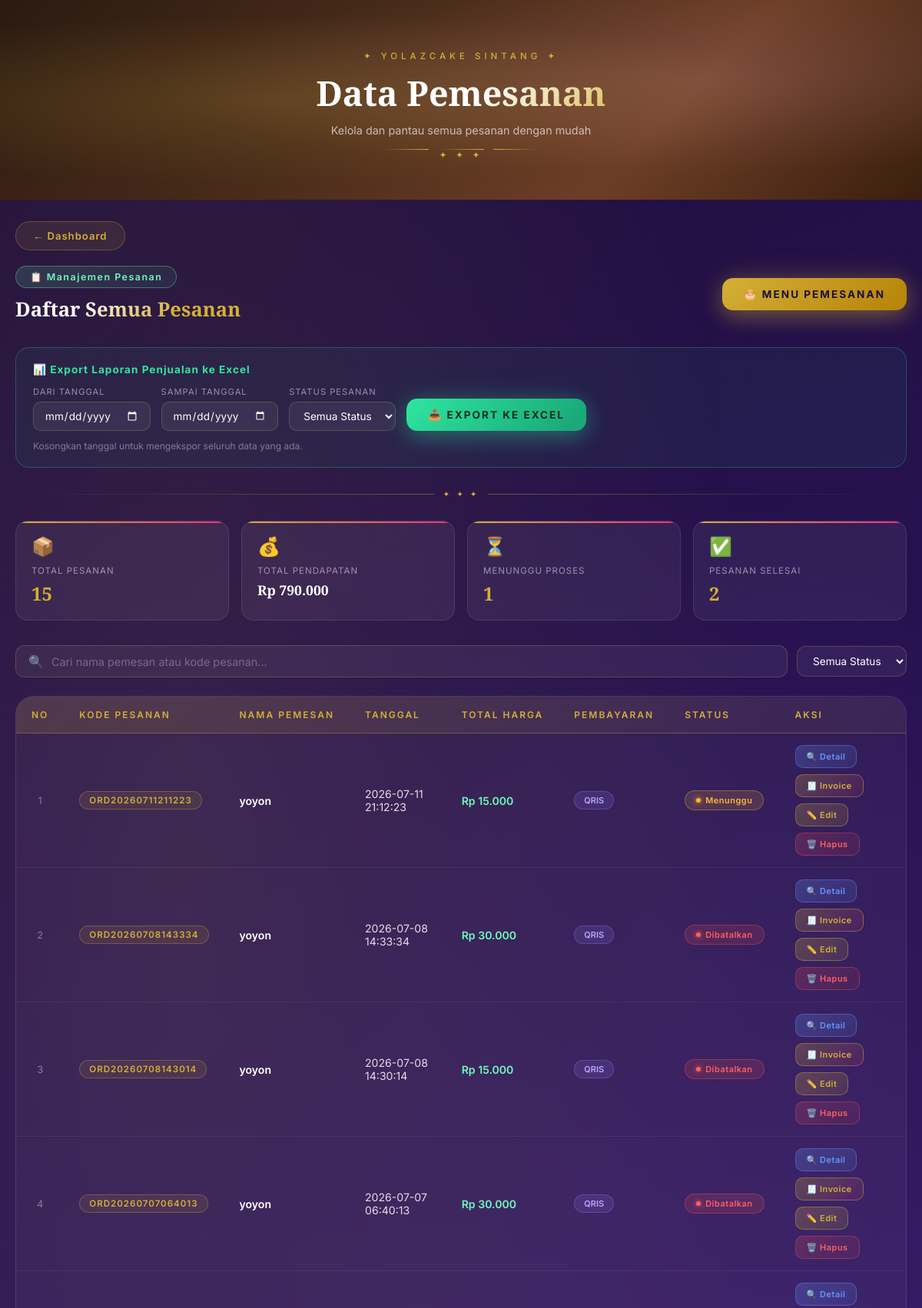
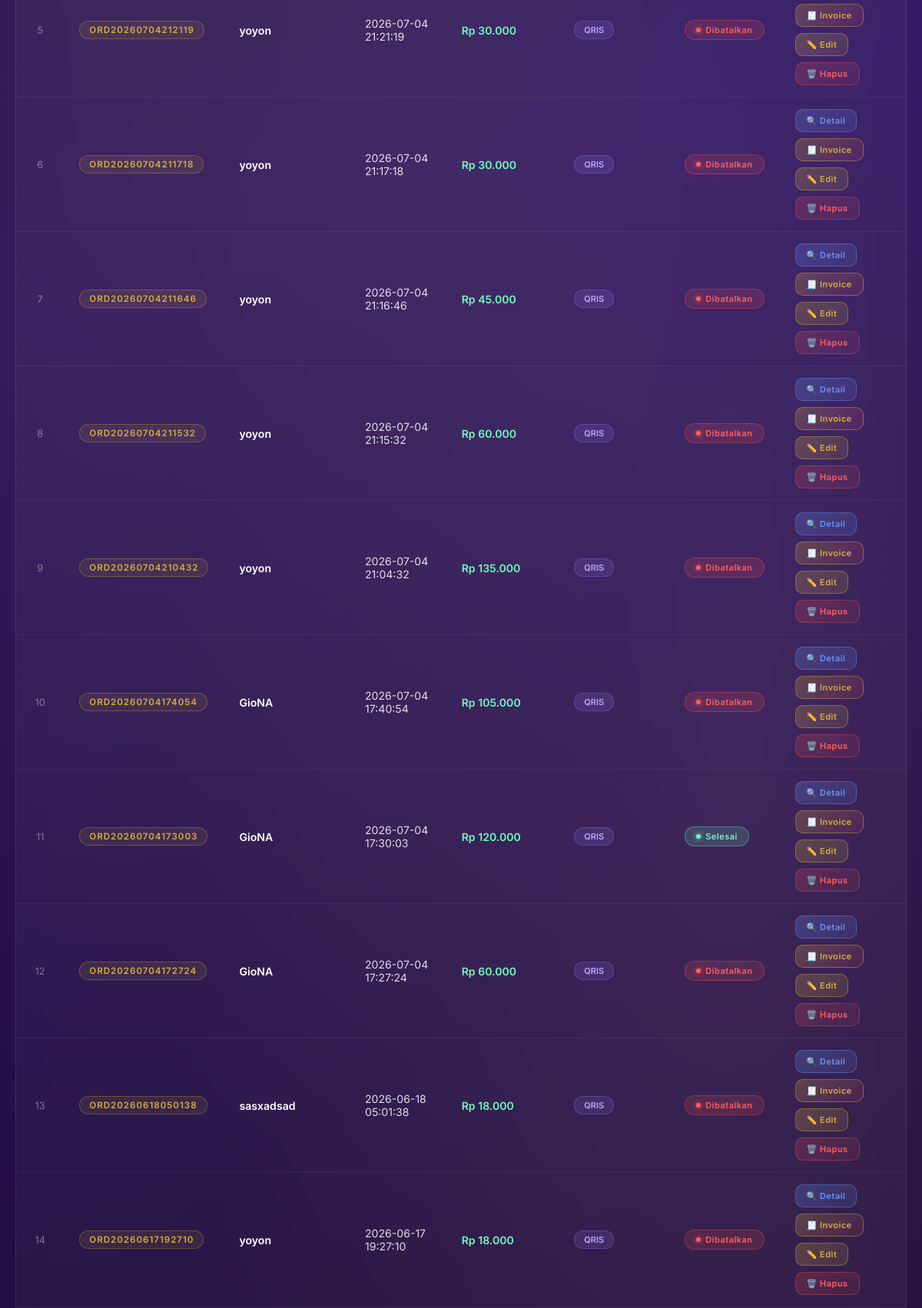
Screenshot of /pemesanan/data_pemesanan.php (signed in, upper part) with the database file from the repository (2 pictures, top to bottom).
### tables this page shows
CREATE TABLE `pemesanan` (
  `id_pemesanan` int(11) NOT NULL,
  `kode_pesanan` varchar(20) DEFAULT NULL,
  `id_member` int(11) DEFAULT NULL,
  `id_user` int(11) DEFAULT NULL,
  `tanggal` datetime DEFAULT current_timestamp(),
  `total_harga` decimal(10,2) DEFAULT NULL,
  `kode_promo` varchar(30) DEFAULT NULL,
  `diskon_nominal` decimal(10,2) DEFAULT 0.00,
  `id_booking` int(11) DEFAULT NULL,
  `metode_pembayaran` varchar(20) DEFAULT NULL,
  `status_pembayaran` enum('Menunggu','Lunas','Gagal') DEFAULT 'Menunggu',
  `status_pesanan` enum('Menunggu','Diproses','Siap Diambil','Selesai','Dibatalkan') DEFAULT 'Menunggu',
  `nama_pemesan` varchar(100) NOT NULL,
  `no_hp` varchar(20) DEFAULT NULL,
  `nomor_meja` varchar(10) DEFAULT NULL
);

### config/csrf_helper.php (called while the page is built, shortened)
<?php
function csrf_token() {
    return $_SESSION['csrf_token'];
}

### pemesanan/data_pemesanan.php (the view, shortened to what this page needs)
<?php
include '../config/koneksi.php';
require_once __DIR__.'/../config/csrf_helper.php';
$csrf = csrf_token();
$query = mysqli_query($conn,
"SELECT * FROM pemesanan
ORDER BY id_pemesanan DESC");
?>
<!DOCTYPE html>
<html lang="id">
<head>
</head>
<body>
<div class="page-hero" id="pageHero">
  <div class="hero-inner">
    <p class="hero-eyebrow">✦ YOLAZCAKE Sintang ✦</p>
    <h1>Data Pemesanan</h1>
    <p class="hero-sub">Kelola dan pantau semua pesanan dengan mudah</p>
    <div class="hero-divider">
      <span></span><span class="diamond">✦ ✦ ✦</span><span></span>
    </div>
  </div>
</div>
<div class="page-wrapper">
  <div class="back-link">
    <a href="../dashboard.php">← Dashboard</a>
  </div>
  <div class="top-bar">
    <div>
      <div class="new-badge">📋 Manajemen Pesanan</div>
      <h2 class="section-title" style="margin-top:10px;">Daftar Semua Pesanan</h2>
    </div>
    <a href="menuu.php" class="btn-premium btn-gold">🎂 Menu Pemesanan</a>
  </div>
  <form class="export-panel" method="get" action="export_excel.php" target="_blank">
    <div class="export-panel-label">📊 Export Laporan Penjualan ke Excel</div>
    <div class="export-panel-fields">
      <div class="export-field">
        <label>Dari Tanggal</label>
        <input type="date" name="tanggal_mulai">
      </div>
      <div class="export-field">
        <label>Sampai Tanggal</label>
        <input type="date" name="tanggal_akhir">
      </div>
      <div class="export-field">
        <label>Status Pesanan</label>
        <select name="status">
          <option value="">Semua Status</option>
        </select>
      </div>
      <button type="submit" class="btn-premium btn-green">📥 Export ke Excel</button>
    </div>
    <p class="export-panel-hint">Kosongkan tanggal untuk mengekspor seluruh data yang ada.</p>
  </form>
  <div class="gold-rule"><span>✦ ✦ ✦</span></div>
  <?php
  $semua = [];
  while($row = mysqli_fetch_assoc($query)){ $semua[] = $row; }
  $total_pesanan   = count($semua);
  $total_revenue   = array_sum(array_column($semua,'total_harga'));
  $menunggu_count  = count(array_filter($semua, fn($r)=>$r['status_pesanan']==='Menunggu'));
  $selesai_count   = count(array_filter($semua, fn($r)=>$r['status_pesanan']==='Selesai'));
  ?>
  <div class="stats-row">
    <div class="stat-card">
      <div class="stat-icon">📦</div>
      <div class="stat-label">Total Pesanan</div>
      <div class="stat-value gold"><?= $total_pesanan ?></div>
    </div>
    <div class="stat-card">
      <div class="stat-icon">💰</div>
      <div class="stat-label">Total Pendapatan</div>
      <div class="stat-value" style="font-size:1.1em;">Rp <?= number_format($total_revenue,0,',','.') ?></div>
    </div>
    <div class="stat-card">
      <div class="stat-icon">⏳</div>
      <div class="stat-label">Menunggu Proses</div>
      <div class="stat-value gold"><?= $menunggu_count ?></div>
    </div>
    <div class="stat-card">
      <div class="stat-icon">✅</div>
      <div class="stat-label">Pesanan Selesai</div>
      <div class="stat-value gold"><?= $selesai_count ?></div>
    </div>
  </div>
  <div class="search-bar">
    <div class="search-wrap">
      <span class="search-icon">🔍</span>
      <input type="text" id="searchInput" placeholder="Cari nama pemesan atau kode pesanan..." oninput="filterTable()">
    </div>
    <select class="filter-select" id="filterStatus" onchange="filterTable()">
      <option value="">Semua Status</option>
    </select>
  </div>
  <div class="table-wrap">
    <?php if(!empty($semua)): ?>
    <table id="mainTable">
      <thead>
        <tr>
          <th>No</th>
          <th>Kode Pesanan</th>
          <th>Nama Pemesan</th>
          <th>Tanggal</th>
          <th>Total Harga</th>
          <th>Pembayaran</th>
          <th>Status</th>
          <th>Aksi</th>
        </tr>
      </thead>
      <tbody>
        <?php foreach($semua as $i => $data): ?>
        <tr data-nama="<?= strtolower($data['nama_pemesan']) ?>" data-kode="<?= strtolower($data['kode_pesanan']) ?>" data-status="<?= htmlspecialchars($data['status_pesanan']) ?>">
          <td><?= $i + 1 ?></td>
          <td><span class="kode-badge"><?= htmlspecialchars($data['kode_pesanan']) ?></span></td>
          <td class="nama-cell"><?= htmlspecialchars($data['nama_pemesan']) ?></td>
          <td><?= htmlspecialchars($data['tanggal']) ?></td>
          <td class="harga-cell">
            Rp <?= number_format($data['total_harga'],0,',','.') ?>
          </td>
          <td><span class="metode-badge"><?= htmlspecialchars($data['metode_pembayaran']) ?></span></td>
          <td>
            <?php
            $s = $data['status_pesanan'];
            if($s==='Menunggu')       echo "<span class='status-badge status-menunggu'>Menunggu</span>";
            elseif($s==='Diproses')   echo "<span class='status-badge status-diproses'>Diproses</span>";
            elseif($s==='Siap Diambil') echo "<span class='status-badge status-siap'>Siap Diambil</span>";
            elseif($s==='Selesai')    echo "<span class='status-badge status-selesai'>Selesai</span>";
            else                      echo "<span class='status-badge status-batal'>Dibatalkan</span>";
            ?>
          </td>
          <td>
            <div class="aksi-cell">
              <a class="btn-aksi btn-detail" href="detail_pemesanan.php?id=<?= $data['id_pemesanan'] ?>">🔍 Detail</a>
              <a class="btn-aksi btn-invoice" href="invoice_pdf.php?id=<?= $data['id_pemesanan'] ?>" target="_blank">🧾 Invoice</a>
              <a class="btn-aksi btn-edit" href="edit_pemesanan.php?id=<?= $data['id_pemesanan'] ?>">✏️ Edit</a>
              <a class="btn-aksi btn-hapus" href="hapus_pemesanan.php?id=<?= $data['id_pemesanan'] ?>&csrf=<?= urlencode($csrf) ?>" onclick="return confirm('Yakin ingin hapus pesanan ini?')">🗑️ Hapus</a>
            </div>
          </td>
        </tr>
        <?php endforeach; ?>
      </tbody>
    </table>
    <?php endif; ?>
  </div>
</div>
</body>
</html>

### rows the page displays
pemesanan: kode_pesanan "ORD20260711211223", nama_pemesan "yoyon", tanggal "2026-07-11 21:12:23", total_harga "15.000", metode_pembayaran "QRIS", status_pesanan "Menunggu"
pemesanan: kode_pesanan "ORD20260708143334", nama_pemesan "yoyon", tanggal "2026-07-08 14:33:34", total_harga "30.000", metode_pembayaran "QRIS", status_pesanan "Dibatalkan"
pemesanan: kode_pesanan "ORD20260708143014", nama_pemesan "yoyon", tanggal "2026-07-08 14:30:14", total_harga "15.000", metode_pembayaran "QRIS", status_pesanan "Dibatalkan"
pemesanan: kode_pesanan "ORD20260707064013", nama_pemesan "yoyon", tanggal "2026-07-07 06:40:13", total_harga "30.000", metode_pembayaran "QRIS", status_pesanan "Dibatalkan"
pemesanan: kode_pesanan "ORD20260704212119", nama_pemesan "yoyon", tanggal "2026-07-04 21:21:19", total_harga "30.000", metode_pembayaran "QRIS", status_pesanan "Dibatalkan"
pemesanan: kode_pesanan "ORD20260704211718", nama_pemesan "yoyon", tanggal "2026-07-04 21:17:18", total_harga "30.000", metode_pembayaran "QRIS", status_pesanan "Dibatalkan"
pemesanan: kode_pesanan "ORD20260704211646", nama_pemesan "yoyon", tanggal "2026-07-04 21:16:46", total_harga "45.000", metode_pembayaran "QRIS", status_pesanan "Dibatalkan"
pemesanan: kode_pesanan "ORD20260704211532", nama_pemesan "yoyon", tanggal "2026-07-04 21:15:32", total_harga "60.000", metode_pembayaran "QRIS", status_pesanan "Dibatalkan"
pemesanan: kode_pesanan "ORD20260704210432", nama_pemesan "yoyon", tanggal "2026-07-04 21:04:32", total_harga "135.000", metode_pembayaran "QRIS", status_pesanan "Dibatalkan"
pemesanan: kode_pesanan "ORD20260704174054", nama_pemesan "GioNA", tanggal "2026-07-04 17:40:54", total_harga "105.000", metode_pembayaran "QRIS", status_pesanan "Dibatalkan"
pemesanan: kode_pesanan "ORD20260704173003", nama_pemesan "GioNA", tanggal "2026-07-04 17:30:03", total_harga "120.000", metode_pembayaran "QRIS", status_pesanan "Selesai"
pemesanan: kode_pesanan "ORD20260704172724", nama_pemesan "GioNA", tanggal "2026-07-04 17:27:24", total_harga "60.000", metode_pembayaran "QRIS", status_pesanan "Dibatalkan"
pemesanan: kode_pesanan "ORD20260618050138", nama_pemesan "sasxadsad", tanggal "2026-06-18 05:01:38", total_harga "18.000", metode_pembayaran "QRIS", status_pesanan "Dibatalkan"
pemesanan: kode_pesanan "ORD20260617192710", nama_pemesan "yoyon", tanggal "2026-06-17 19:27:10", total_harga "18.000", metode_pembayaran "QRIS", status_pesanan "Dibatalkan"

### other values shown
$total_pesanan "15"
$total_revenue "790.000"
$menunggu_count "1"
$selesai_count "2"
